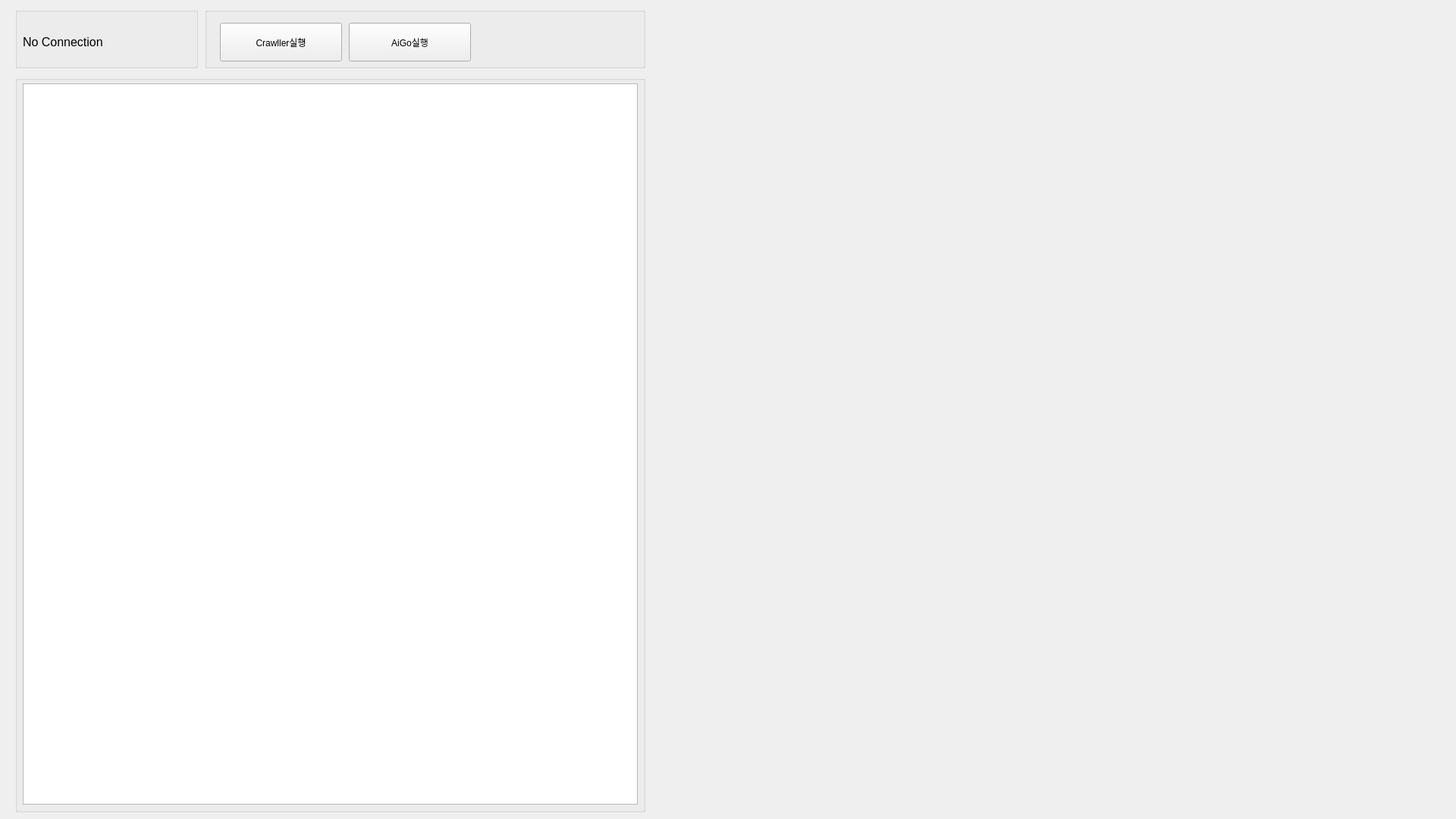
<?xml version="1.0" encoding="UTF-8"?>
<ui version="4.0">
 <class>KiwoomApplicationWindow</class>
 <widget class="QWidget" name="KiwoomApplicationWindow">
  <property name="geometry">
   <rect>
    <x>0</x>
    <y>0</y>
    <width>1920</width>
    <height>1080</height>
   </rect>
  </property>
  <property name="windowTitle">
   <string>Form</string>
  </property>
  <widget class="QGroupBox" name="groupBox_2">
   <property name="geometry">
    <rect>
     <x>20</x>
     <y>10</y>
     <width>241</width>
     <height>80</height>
    </rect>
   </property>
   <property name="title">
    <string/>
   </property>
   <widget class="QLabel" name="lblConnection">
    <property name="geometry">
     <rect>
      <x>10</x>
      <y>20</y>
      <width>221</width>
      <height>51</height>
     </rect>
    </property>
    <property name="font">
     <font>
      <pointsize>12</pointsize>
     </font>
    </property>
    <property name="text">
     <string>No Connection</string>
    </property>
   </widget>
  </widget>
  <widget class="QGroupBox" name="groupBox">
   <property name="geometry">
    <rect>
     <x>270</x>
     <y>10</y>
     <width>581</width>
     <height>80</height>
    </rect>
   </property>
   <property name="title">
    <string/>
   </property>
   <widget class="QPushButton" name="btnCrawller">
    <property name="geometry">
     <rect>
      <x>20</x>
      <y>20</y>
      <width>161</width>
      <height>51</height>
     </rect>
    </property>
    <property name="text">
     <string>Crawller실행</string>
    </property>
   </widget>
   <widget class="QPushButton" name="btnAiGo">
    <property name="geometry">
     <rect>
      <x>190</x>
      <y>20</y>
      <width>161</width>
      <height>51</height>
     </rect>
    </property>
    <property name="text">
     <string>AiGo실행</string>
    </property>
   </widget>
  </widget>
  <widget class="QGroupBox" name="groupBox_3">
   <property name="geometry">
    <rect>
     <x>20</x>
     <y>100</y>
     <width>831</width>
     <height>971</height>
    </rect>
   </property>
   <property name="title">
    <string/>
   </property>
   <widget class="QPlainTextEdit" name="pTELog">
    <property name="geometry">
     <rect>
      <x>10</x>
      <y>10</y>
      <width>811</width>
      <height>951</height>
     </rect>
    </property>
    <property name="readOnly">
     <bool>true</bool>
    </property>
   </widget>
  </widget>
 </widget>
 <resources/>
 <connections/>
</ui>
